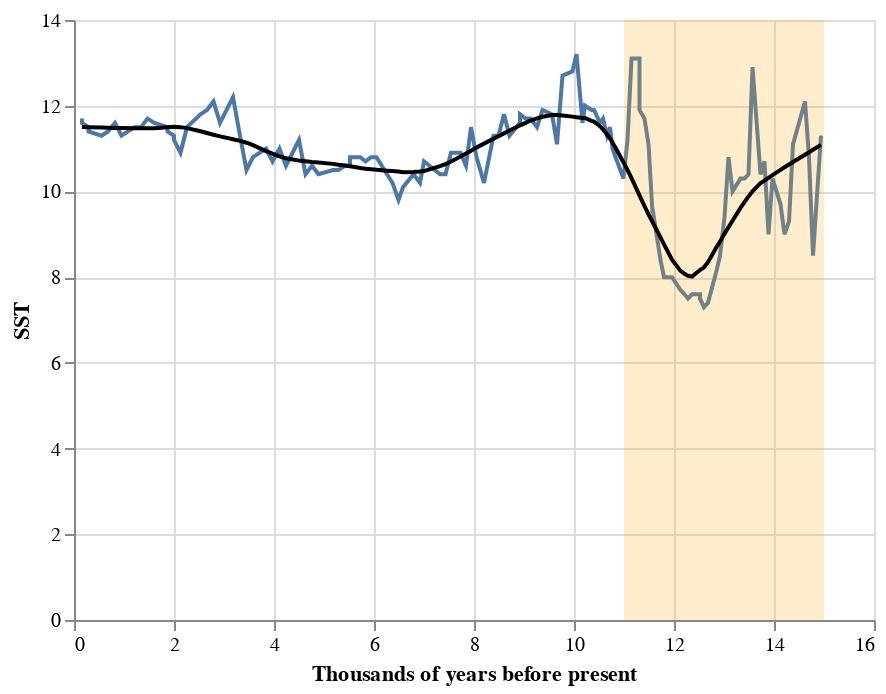

Notebook code for this chart:
### Markdown cell above
<!-- END QUESTION -->

> **Comment:** There are a disproportionately large number of zeroes, because in many samples no *Azpeitia nodulifer* diatoms were observed. This is a common phenomenon in ecological data, and even has a name: it results in a 'zero inflated' distribution of values. The statistician to identify and name the phenomenon was Diane Lambert in 1992. Zero inflation can present a variety of challenges. You may have noticed, for example, that there was no bandwidth parameter for the KDE that *both* captured the shape of the histogram near zero *and* away from zero, regardless of the choice of kernel. The key difficulty with zero inflated data is that no common probability distribution fits the data well. This requires the use of mixtures as probability models, which are challenging to incorporate into common statistical models.

There was a transition between geological epochs during the time span covered by the diatom data. The oldest data points in the diatom data correspond to the end of the Pleistocene epoch (ice age), at which time there was a pronounced warming (Late Glacial Interstadial, 14.7 - 12.9 KyrBP) followed by a return to glacial conditions (Younger Dryas, 12.9 - 11.7 KyrBP). 

This fluctuation can be seen from temperature reconstructions. Below is a plot of sea surface temperature reconstructions off the coast of Northern California. Data come from the following source:

> Barron *et al.*, 2003. Northern Coastal California High Resolution Holocene/Late Pleistocene Oceanographic Data. IGBP PAGES/World Data Center for Paleoclimatology. Data Contribution Series # 2003-014. NOAA/NGDC Paleoclimatology Program, Boulder CO, USA.

The shaded region indicates the time window with unusually large flucutations in sea surface temperature; this window roughly corresponds to the dates of the climate event.

### Code cell
# import sea surface temp reconstruction
seatemps = pd.read_csv('data/barron-sst.csv')

# line plot of time series
line = alt.Chart(seatemps).mark_line().encode(
    x = alt.X('Age', title = 'Thousands of years before present'),
    y = 'SST'
)

# highlight region with large variations
highlight = alt.Chart(
    pd.DataFrame(
        {'SST': np.linspace(0, 14, 100), 
         'upr': np.repeat(11, 100), 
         'lwr': np.repeat(15, 100)}
    )
).mark_area(opacity = 0.2, color = 'orange').encode(
    y = 'SST',
    x = alt.X('upr', title = 'Thousands of years before present'),
    x2 = 'lwr'
)

# add smooth trend
smooth = line.transform_loess(
    on = 'Age',
    loess = 'SST',
    bandwidth = 0.2
).mark_line(color = 'black')

# layer
line + highlight + smooth

### Figure 1 — Vega-Lite specification as saved in the notebook (floating-point values rounded to 4 significant figures)
{"config": {"view": {"continuousWidth": 400, "continuousHeight": 300}}, "layer": [{"data": {"name": "data-3a58caeda919fa504e554b7173d0eec4"}, "mark": "line", "encoding": {"x": {"field": "Age", "title": "Thousands of years before present", "type": "quantitative"}, "y": {"field": "SST", "type": "quantitative"}}}, {"data": {"name": "data-6cea38239315c3d997ab47994b5133ac"}, "mark": {"type": "area", "color": "orange", "opacity": 0.2}, "encoding": {"x": {"field": "upr", "title": "Thousands of years before present", "type": "quantitative"}, "x2": {"field": "lwr"}, "y": {"field": "SST", "type": "quantitative"}}}, {"data": {"name": "data-3a58caeda919fa504e554b7173d0eec4"}, "mark": {"type": "line", "color": "black"}, "encoding": {"x": {"field": "Age", "title": "Thousands of years before present", "type": "quantitative"}, "y": {"field": "SST", "type": "quantitative"}}, "transform": [{"loess": "SST", "on": "Age", "bandwidth": 0.2}]}], "$schema": "https://vega.github.io/schema/vega-lite/v4.17.0.json", "datasets": {"data-3a58caeda919fa504e554b7173d0eec4": [{"Age": 0.16, "SST": 11.7}, {"Age": 0.16, "SST": 11.6}, {"Age": 0.29, "SST": 11.5}, {"Age": 0.29, "SST": 11.4}, {"Age": 0.55, "SST": 11.3}, {"Age": 0.68, "SST": 11.4}, {"Age": 0.82, "SST": 11.6}, {"Age": 0.95, "SST": 11.3}, {"Age": 1.21, "SST": 11.5}, {"Age": 1.34, "SST": 11.5}, {"Age": 1.47, "SST": 11.7}, {"Age": 1.61, "SST": 11.6}, {"Age": 1.87, "SST": 11.5}, {"Age": 1.87, "SST": 11.4}, {"Age": 2.0, "SST": 11.3}, {"Age": 2.0, "SST": 11.2}, {"Age": 2.13, "SST": 10.9}, {"Age": 2.26, "SST": 11.5}, {"Age": 2.53, "SST": 11.8}, {"Age": 2.66, "SST": 11.9}, {"Age": 2.79, "SST": 12.1}, {"Age": 2.92, "SST": 11.6}, {"Age": 3.18, "SST": 12.2}, {"Age": 3.32, "SST": 11.3}, {"Age": 3.45, "SST": 10.5}, {"Age": 3.58, "SST": 10.8}, {"Age": 3.58, "SST": 10.8}, {"Age": 3.58, "SST": 10.8}, {"Age": 3.84, "SST": 11.0}, {"Age": 3.97, "SST": 10.7}, {"Age": 4.11, "SST": 11.0}, {"Age": 4.24, "SST": 10.6}, {"Age": 4.5, "SST": 11.2}, {"Age": 4.63, "SST": 10.4}, {"Age": 4.76, "SST": 10.6}, {"Age": 4.89, "SST": 10.4}, {"Age": 5.18, "SST": 10.5}, {"Age": 5.29, "SST": 10.5}, {"Age": 5.42, "SST": 10.6}, {"Age": 5.52, "SST": 10.6}, {"Age": 5.52, "SST": 10.8}, {"Age": 5.73, "SST": 10.8}, {"Age": 5.83, "SST": 10.7}, {"Age": 5.94, "SST": 10.8}, {"Age": 6.05, "SST": 10.8}, {"Age": 6.26, "SST": 10.4}, {"Age": 6.37, "SST": 10.2}, {"Age": 6.49, "SST": 9.8}, {"Age": 6.58, "SST": 10.1}, {"Age": 6.79, "SST": 10.4}, {"Age": 6.92, "SST": 10.2}, {"Age": 6.92, "SST": 10.2}, {"Age": 7.0, "SST": 10.7}, {"Age": 7.11, "SST": 10.6}, {"Age": 7.32, "SST": 10.4}, {"Age": 7.43, "SST": 10.4}, {"Age": 7.54, "SST": 10.9}, {"Age": 7.73, "SST": 10.9}, {"Age": 7.84, "SST": 10.6}, {"Age": 7.94, "SST": 11.5}, {"Age": 8.05, "SST": 10.8}, {"Age": 8.2, "SST": 10.2}, {"Age": 8.39, "SST": 11.3}, {"Age": 8.49, "SST": 11.3}, {"Age": 8.6, "SST": 11.8}, {"Age": 8.71, "SST": 11.3}, {"Age": 8.92, "SST": 11.6}, {"Age": 8.92, "SST": 11.8}, {"Age": 9.03, "SST": 11.7}, {"Age": 9.13, "SST": 11.7}, {"Age": 9.26, "SST": 11.5}, {"Age": 9.37, "SST": 11.9}, {"Age": 9.56, "SST": 11.8}, {"Age": 9.66, "SST": 11.1}, {"Age": 9.77, "SST": 12.7}, {"Age": 9.97, "SST": 12.8}, {"Age": 10.05, "SST": 13.2}, {"Age": 10.17, "SST": 11.6}, {"Age": 10.22, "SST": 12.0}, {"Age": 10.35, "SST": 11.9}, {"Age": 10.4, "SST": 11.9}, {"Age": 10.52, "SST": 11.6}, {"Age": 10.58, "SST": 11.7}, {"Age": 10.66, "SST": 11.3}, {"Age": 10.72, "SST": 11.5}, {"Age": 10.77, "SST": 11.0}, {"Age": 10.83, "SST": 10.8}, {"Age": 10.99, "SST": 10.3}, {"Age": 11.07, "SST": 11.2}, {"Age": 11.15, "SST": 13.1}, {"Age": 11.31, "SST": 13.1}, {"Age": 11.31, "SST": 11.9}, {"Age": 11.41, "SST": 11.7}, {"Age": 11.49, "SST": 11.1}, {"Age": 11.57, "SST": 9.5}, {"Age": 11.57, "SST": 9.6}, {"Age": 11.73, "SST": 8.4}, {"Age": 11.8, "SST": 8.0}, {"Age": 11.96, "SST": 8.0}, {"Age": 12.13, "SST": 7.7}, {"Age": 12.21, "SST": 7.6}, {"Age": 12.28, "SST": 7.5}, {"Age": 12.36, "SST": 7.6}, {"Age": 12.52, "SST": 7.6}, {"Age": 12.52, "SST": 7.5}, {"Age": 12.6, "SST": 7.3}, {"Age": 12.68, "SST": 7.4}, {"Age": 12.84, "SST": 8.1}, {"Age": 12.92, "SST": 8.5}, {"Age": 13.01, "SST": 9.4}, {"Age": 13.09, "SST": 10.8}, {"Age": 13.17, "SST": 10.0}, {"Age": 13.33, "SST": 10.3}, {"Age": 13.41, "SST": 10.3}, {"Age": 13.49, "SST": 10.4}, {"Age": 13.57, "SST": 12.9}, {"Age": 13.73, "SST": 10.4}, {"Age": 13.81, "SST": 10.7}, {"Age": 13.89, "SST": 9.0}, {"Age": 13.97, "SST": 10.3}, {"Age": 14.13, "SST": 9.7}, {"Age": 14.21, "SST": 9.0}, {"Age": 14.3, "SST": 9.3}, {"Age": 14.38, "SST": 11.1}, {"Age": 14.62, "SST": 12.1}, {"Age": 14.7, "SST": 10.8}, {"Age": 14.78, "SST": 8.5}, {"Age": 14.94, "SST": 11.3}], "data-6cea38239315c3d997ab47994b5133ac": [{"SST": 0.0, "upr": 11, "lwr": 15}, {"SST": 0.1414, "upr": 11, "lwr": 15}, {"SST": 0.2828, "upr": 11, "lwr": 15}, {"SST": 0.4242, "upr": 11, "lwr": 15}, {"SST": 0.5657, "upr": 11, "lwr": 15}, {"SST": 0.7071, "upr": 11, "lwr": 15}, {"SST": 0.8485, "upr": 11, "lwr": 15}, {"SST": 0.9899, "upr": 11, "lwr": 15}, {"SST": 1.131, "upr": 11, "lwr": 15}, {"SST": 1.273, "upr": 11, "lwr": 15}, {"SST": 1.414, "upr": 11, "lwr": 15}, {"SST": 1.556, "upr": 11, "lwr": 15}, {"SST": 1.697, "upr": 11, "lwr": 15}, {"SST": 1.838, "upr": 11, "lwr": 15}, {"SST": 1.98, "upr": 11, "lwr": 15}, {"SST": 2.121, "upr": 11, "lwr": 15}, {"SST": 2.263, "upr": 11, "lwr": 15}, {"SST": 2.404, "upr": 11, "lwr": 15}, {"SST": 2.545, "upr": 11, "lwr": 15}, {"SST": 2.687, "upr": 11, "lwr": 15}, {"SST": 2.828, "upr": 11, "lwr": 15}, {"SST": 2.97, "upr": 11, "lwr": 15}, {"SST": 3.111, "upr": 11, "lwr": 15}, {"SST": 3.253, "upr": 11, "lwr": 15}, {"SST": 3.394, "upr": 11, "lwr": 15}, {"SST": 3.535, "upr": 11, "lwr": 15}, {"SST": 3.677, "upr": 11, "lwr": 15}, {"SST": 3.818, "upr": 11, "lwr": 15}, {"SST": 3.96, "upr": 11, "lwr": 15}, {"SST": 4.101, "upr": 11, "lwr": 15}, {"SST": 4.242, "upr": 11, "lwr": 15}, {"SST": 4.384, "upr": 11, "lwr": 15}, {"SST": 4.525, "upr": 11, "lwr": 15}, {"SST": 4.667, "upr": 11, "lwr": 15}, {"SST": 4.808, "upr": 11, "lwr": 15}, {"SST": 4.949, "upr": 11, "lwr": 15}, {"SST": 5.091, "upr": 11, "lwr": 15}, {"SST": 5.232, "upr": 11, "lwr": 15}, {"SST": 5.374, "upr": 11, "lwr": 15}, {"SST": 5.515, "upr": 11, "lwr": 15}, {"SST": 5.657, "upr": 11, "lwr": 15}, {"SST": 5.798, "upr": 11, "lwr": 15}, {"SST": 5.939, "upr": 11, "lwr": 15}, {"SST": 6.081, "upr": 11, "lwr": 15}, {"SST": 6.222, "upr": 11, "lwr": 15}, {"SST": 6.364, "upr": 11, "lwr": 15}, {"SST": 6.505, "upr": 11, "lwr": 15}, {"SST": 6.646, "upr": 11, "lwr": 15}, {"SST": 6.788, "upr": 11, "lwr": 15}, {"SST": 6.929, "upr": 11, "lwr": 15}, {"SST": 7.071, "upr": 11, "lwr": 15}, {"SST": 7.212, "upr": 11, "lwr": 15}, {"SST": 7.354, "upr": 11, "lwr": 15}, {"SST": 7.495, "upr": 11, "lwr": 15}, {"SST": 7.636, "upr": 11, "lwr": 15}, {"SST": 7.778, "upr": 11, "lwr": 15}, {"SST": 7.919, "upr": 11, "lwr": 15}, {"SST": 8.061, "upr": 11, "lwr": 15}, {"SST": 8.202, "upr": 11, "lwr": 15}, {"SST": 8.343, "upr": 11, "lwr": 15}, {"SST": 8.485, "upr": 11, "lwr": 15}, {"SST": 8.626, "upr": 11, "lwr": 15}, {"SST": 8.768, "upr": 11, "lwr": 15}, {"SST": 8.909, "upr": 11, "lwr": 15}, {"SST": 9.051, "upr": 11, "lwr": 15}, {"SST": 9.192, "upr": 11, "lwr": 15}, {"SST": 9.333, "upr": 11, "lwr": 15}, {"SST": 9.475, "upr": 11, "lwr": 15}, {"SST": 9.616, "upr": 11, "lwr": 15}, {"SST": 9.758, "upr": 11, "lwr": 15}, {"SST": 9.899, "upr": 11, "lwr": 15}, {"SST": 10.04, "upr": 11, "lwr": 15}, {"SST": 10.18, "upr": 11, "lwr": 15}, {"SST": 10.32, "upr": 11, "lwr": 15}, {"SST": 10.46, "upr": 11, "lwr": 15}, {"SST": 10.61, "upr": 11, "lwr": 15}, {"SST": 10.75, "upr": 11, "lwr": 15}, {"SST": 10.89, "upr": 11, "lwr": 15}, {"SST": 11.03, "upr": 11, "lwr": 15}, {"SST": 11.17, "upr": 11, "lwr": 15}, {"SST": 11.31, "upr": 11, "lwr": 15}, {"SST": 11.45, "upr": 11, "lwr": 15}, {"SST": 11.6, "upr": 11, "lwr": 15}, {"SST": 11.74, "upr": 11, "lwr": 15}, {"SST": 11.88, "upr": 11, "lwr": 15}, {"SST": 12.02, "upr": 11, "lwr": 15}, {"SST": 12.16, "upr": 11, "lwr": 15}, {"SST": 12.3, "upr": 11, "lwr": 15}, {"SST": 12.44, "upr": 11, "lwr": 15}, {"SST": 12.59, "upr": 11, "lwr": 15}, {"SST": 12.73, "upr": 11, "lwr": 15}, {"SST": 12.87, "upr": 11, "lwr": 15}, {"SST": 13.01, "upr": 11, "lwr": 15}, {"SST": 13.15, "upr": 11, "lwr": 15}, {"SST": 13.29, "upr": 11, "lwr": 15}, {"SST": 13.43, "upr": 11, "lwr": 15}, {"SST": 13.58, "upr": 11, "lwr": 15}, {"SST": 13.72, "upr": 11, "lwr": 15}, {"SST": 13.86, "upr": 11, "lwr": 15}, {"SST": 14.0, "upr": 11, "lwr": 15}]}}
